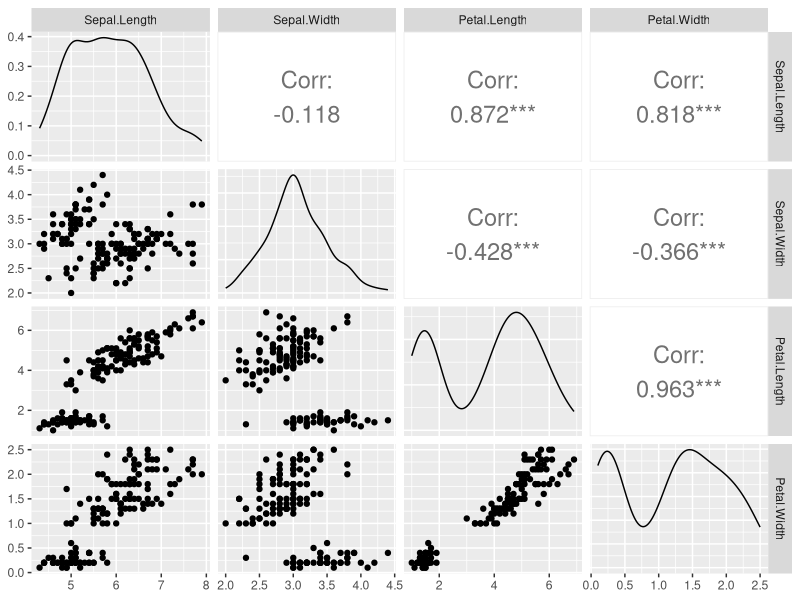
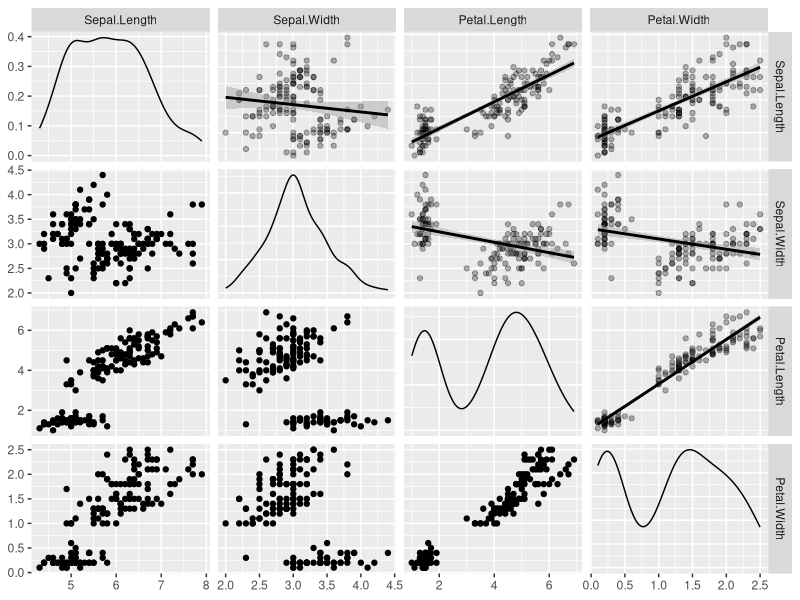
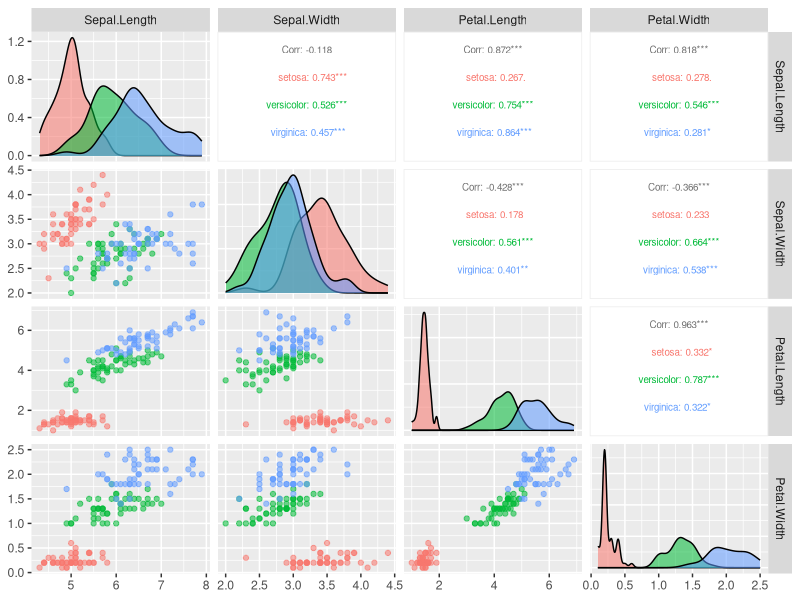

Write the R code that produced these figures, in order.
library(dplyr)
library(GGally)

# 10.2 데이터 프로파일링
# 원래 빈 칸 & 문제가 발생해서 생긴 빈 칸(일반적으로 NA/원래는 숫자인 경우는 NaN -> NA, NaN 모두 결측치) -> 빈 칸만 있음
# NULL: 초기화 -> 빈 칸도 없음
# Inf, n/0 등: 무한대
# [숫자]: 숫자 번째
# 0/0: NaN
W <- c("가", "나", "", "라", "마", "바", "사", "아", "아", "차")
X <- c(1, 2, 3, NA, 5, 6, 7, 8, 9, 0)
Y <- c(10, 20, NULL, 40, 50, NaN, 70, 80, 90, 100, 110)
Z <- c(5, 10/0, Inf, -20/0, -Inf, 0/0, NaN, 40, 45, 50)
df <- data.frame(W, X, Y, Z) 
str(df)
summary(df)
nzchar(df$W)

empty <- apply(df, 2, nzchar) # df에 2의 방향(세로 방향)으로 nzchar 적용(1은 가로 방향)
empty

colSums(!empty) # 세로줄별 빈칸 합
rowSums(!empty) # 가로줄별 빈칸 합

# df 전체의 Na를 찾아서 합하기
is.na(df)
sum(is.na(df))

# NA 찾기
colSums(is.na(df))
rowSums(is.na(df))

is.infinite(df$Z) # is.infinite(df)는 불가 -> 벡터만 가능 // colSum, rowSum 불가능
sum(is.infinite(df$Z))


# GGally
iris
str(iris)
summary(iris)

library(GGally)
library(dplyr)

ggpairs(data = iris, # pair plot(2개씩 짝을 만듬) 만들기
        columns = 1:4, # 1~4번 칼럼 추출
        upper = list(continuous = wrap("cor", size = 6)))
        # upper: 상관분석의 수치 6칸 + 분포도(대각선을 기준으로 대칭으로 그림)
        # upper 대신 다른 옵션을 적용하면 그래프 위치가 달라짐짐
        # 대각선: 각 요소의 분포

ggpairs(data = iris,
        columns = 1:4,
        upper = list(continuous = wrap("smooth", alpha = 0.3)))
        # smooth 옵션을 사용한 옵션

ggpairs(data = iris,
        columns = 1:4,
        aes(color = Species, alpha = 0.5),
        upper = list(continuous = wrap("cor", size = 2.5)))
        # 꽃 종류별로 나눠서 표시



# 10.3 데이터 정제
W <- c("가", "나", "", "라", "마", "바", "사", "아", "아", "차")
X <- c(1, 2, 3, NA, 5, 6, 7, 8, 9, 0)
Y <- c(10, 20, NULL, 40, 50, NaN, 70, 80, 90, 100, 110)
Z <- c(5, 10/0, Inf, -20/0, -Inf, 0/0, NaN, 40, 45, 50)
df <- data.frame(W, X, Y, Z) 
df

# NA가 있는 열을 제거
df2 <- na.omit
df2

# dplyr의 filter 함수 이용 -> 조건을 걸고, 만족하는 경우
df2 <- filter(df, is.finite(Z)) # Z열의 유한한 수가 있는 경우만 가져옴옴
df2

# 모든 조건을 만족한 경우만 출력 + 출력할 열은 선택 X
df2 <- filter(df, nzchar(W) & is.finite(X) &
                is.finite(Y) & is.finite(Z))
df2

# subset을 이용해서 다양한 조건을 지정 + select 함수로 결과로 출력할 열을 선택
df2 <- subset(df, nzchar(W) & is.finite(X) &
                is.finite(Y) & is.finite(Z),
              select = c(W, X))
df2

# 다양한 전처리 -> 지정된 데이터에 특정 수치 넣기
# []: index(R의 index는 1부터 시작)
# $: 특정 데이터프레임의 특정 열을 지정(df$colName)
df3 <- df
df3$X[df3$X == 0] <- 10
df3$X[is.na(df3$X)] <- 4
df3$Y[is.nan(df3$Y)] <- 60
df3$Z[is.nan(df3$Z)] <- 30
df3$Z[df3$Z >= Inf ] <- 10
df3$Z[df3$Z <= -Inf] <- 20
df3$W[df3$W == ""] <- "Unknown"
df3 

df3 <- df
df3$X[df3$X == 0] <- 10
df3$X[is.na(df3$X)] <- mean(df3$X[is.finite(df3$X)])
df3$Y[is.nan(df3$Y)] <- median(df3$Y[is.finite(df3$Y)])
df3$Z[is.nan(df3$Z)] <- mean(df3$Z[is.finite(df3$Z)])
df3$Z[df3$Z >= Inf ] <- max(df3$Z[is.finite(df3$Z)])
df3$Z[df3$Z <= -Inf] <- min(df3$Z[is.finite(df3$Z)])
df3$W[df3$W == ""] <- "다"
df3 


# 10.4 데이터 통합
library("dplyr")
df1 <- data.frame(ID=1:3, 성명=c('장발장', '팡틴', '자베르'))
df1

df2 <- data.frame(ID=2:4, 경력=c(7, 5, 10))
df2

inner_join(df1, df2, by = "ID")

left_join(df1,df2, by = "ID")

right_join(df1,df2, by = "ID")

full_join(df1,df2, by = "ID") 